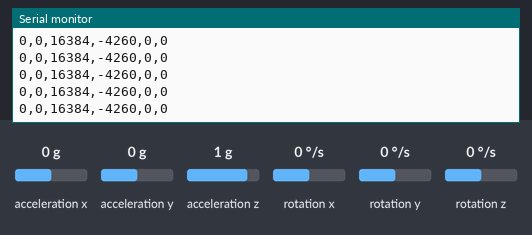
The sketch below on a simulated Arduino Uno, built with avr-gcc and run on an emulated ATmega328P. Shown: the last lines printed to the serial monitor. Wiring (inferred from the names in the program): MPU-6050 motion sensor at I2C address 0x68. The test bench sets the inputs (shaded band); at power-on: acceleration x 0 g, acceleration y 0 g, acceleration z 1 g, rotation x 0 °/s, rotation y 0 °/s, rotation z 0 °/s.

Above: at 1.2 s.
1.3 s: acceleration x set to -1.4 g
At 2.2 s:
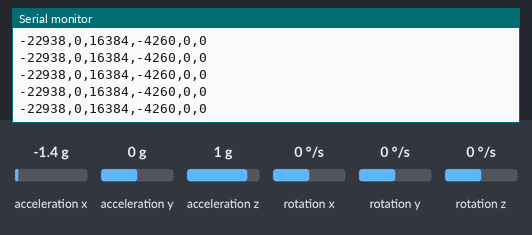
4.3 s: acceleration y set to -1.4 g
At 4.9 s:
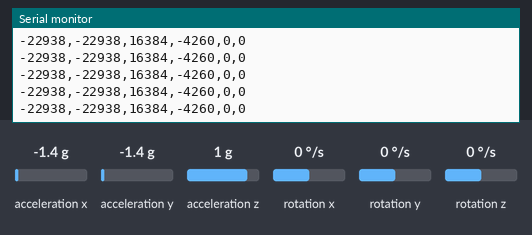
7.3 s: acceleration z set to -1.4 g
At 8.3 s:
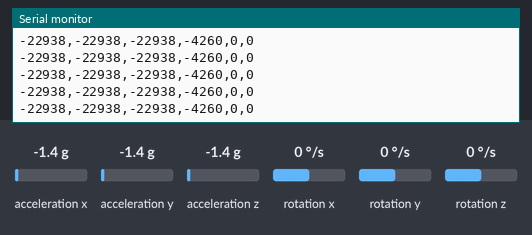
10.3 s: rotation x set to 12 °/s
At 11.3 s:
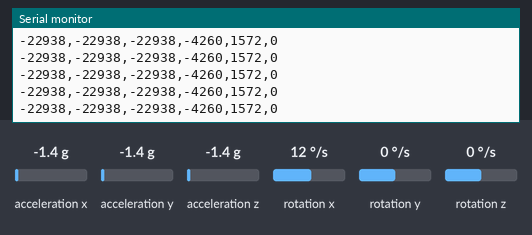
13.3 s: rotation y set to -192 °/s
At 13.44 s:
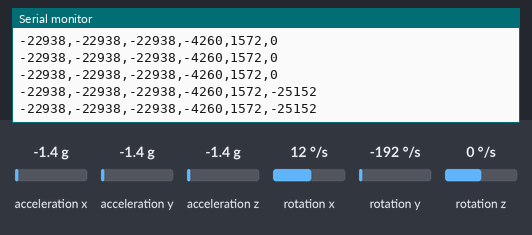
14.8 s: acceleration x set to 0 g
At 14.86 s:
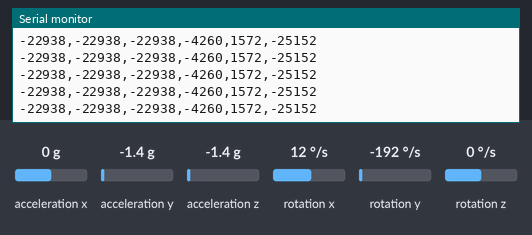
Timing chart, 0 to 17.8 s (numbered marks = the images above; inputs shaded):
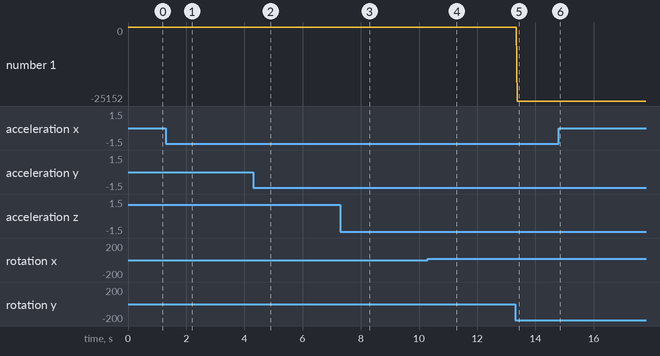

The sketch:

MPU6050.ino
```cpp
#include <Wire.h>

// Endereço I2C do MPU6050
const int MPU_ADDR = 0x68;

// Variáveis para armazenar os dados do sensor
int ax, ay, az;
int gx, gy, gz;

void setup() {
  Serial.begin(9600);
  Wire.begin();
  setupMPU();
}

void loop() {
  readMPU();
  printData();
  // delay(100); // Ajuste conforme necessidade
}

void setupMPU() {
  Wire.beginTransmission(MPU_ADDR);
  Wire.write(0x6B); // Registro PWR_MGMT_1
  Wire.write(0);     // Acorda o sensor
  Wire.endTransmission(true);
}

void readMPU() {
  // Solicita os dados do sensor (14 registros)
  Wire.beginTransmission(MPU_ADDR);
  Wire.write(0x3B); // Registro dos dados do acelerômetro
  Wire.endTransmission(false);
  Wire.requestFrom(MPU_ADDR, 14, true); // Solicita 14 bytes

  // Armazena os valores lidos
  ax = Wire.read() << 8 | Wire.read();
  ay = Wire.read() << 8 | Wire.read();
  az = Wire.read() << 8 | Wire.read();
  gx = Wire.read() << 8 | Wire.read();
  gy = Wire.read() << 8 | Wire.read();
  gz = Wire.read() << 8 | Wire.read();
}

void printData() {
  Serial.print(ax); Serial.print(",");
  Serial.print(ay); Serial.print(",");
  Serial.print(az); Serial.print(",");
  Serial.print(gx); Serial.print(",");
  Serial.print(gy); Serial.print(",");
  Serial.println(gz);

  delay(20);
}
```

Measured:
- after the input at 1.3 s, the serial monitor: prints a new line at once (image 1)
- after the input at 4.3 s, the serial monitor: prints a new line after 0.06 s (image 2)
- after the input at 7.3 s, the serial monitor: prints a new line after 0.06 s (image 3)
- after the input at 10.3 s, the serial monitor: prints a new line after 0.06 s (image 4)
- after the input at 13.3 s, the serial monitor: prints a new line after 0.08 s (image 5)
- plotted number 1: 0 → -25152 after the input at 13.3 s, -25152 → -2 after the input at 14.8 s
